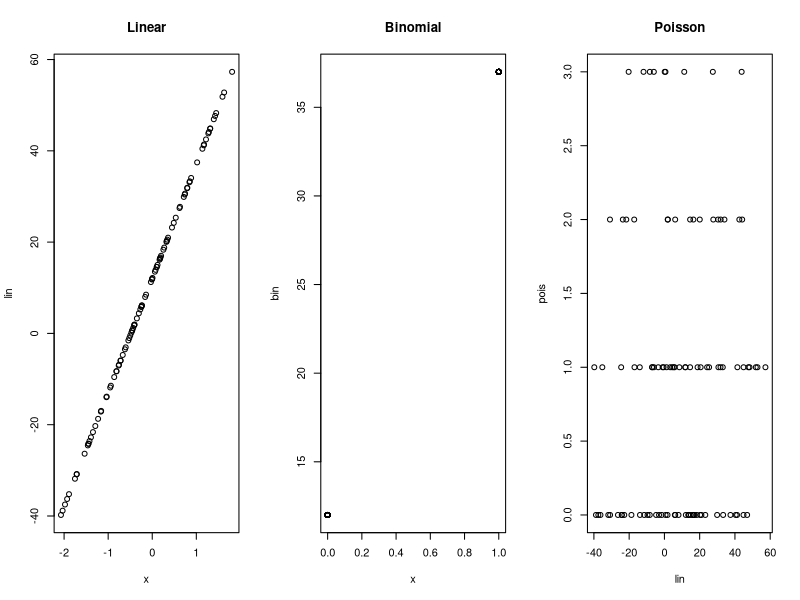

The R source for this figure:
## ---- chunk 1
x <- rnorm(100, 1, .5)
summary(x)
f <- factor(rbinom(100, 1, 0.6), labels = c("Thing1", "Thing2"))
summary(f)

# mean of x by f factor
tapply(x, f, mean)
## ---- chunk 2
lapply(split(x,f), mean) #but returns a list instead
## ---- chunk 3
v1 <- c(1,2,3)
v2 <- c(4,5,6)
v1
v2
mapply(sum, v1, v2)
## ---- chunk 4
bo <- 12
b1 <- 25
par(mfrow = c(1,3))
x <- rnorm(100); lin <- bo + b1 * x; plot(x, lin, main="Linear")
x <- rbinom(100,1,0.5); bin <- bo + b1 * x; plot(x, bin, main="Binomial")
pois = rpois(100, 1); plot(lin, pois, main="Poisson")
